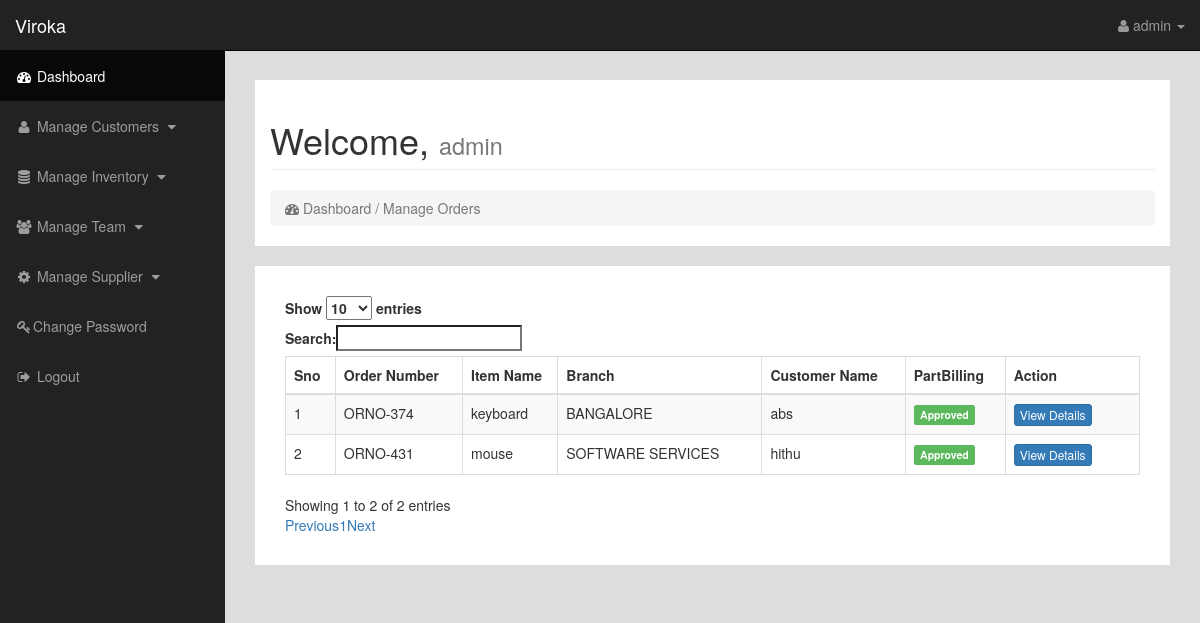
Page /account_manage_orders.php (signed in) on the committed database.
### tables this page shows
CREATE TABLE `ordertable` (
  `ORno` int(10) NOT NULL,
  `order_num` varchar(50) NOT NULL,
  `item_id` int(15) NOT NULL,
  `order_id` int(11) NOT NULL,
  `supplier` varchar(50) NOT NULL,
  `qty` int(15) NOT NULL,
  `price` bigint(25) NOT NULL,
  `Branch` varchar(30) NOT NULL,
  `team_id` int(15) NOT NULL,
  `SalesManager` varchar(30) NOT NULL,
  `BrandSpl` varchar(30) NOT NULL,
  `OrderType` varchar(30) NOT NULL,
  `CostPOno` varchar(50) NOT NULL,
  `CustPOdate` date NOT NULL,
  `ORNSubDate` date NOT NULL,
  `DeliveryCommitted` date NOT NULL,
  `OrderValue` float NOT NULL,
  `c_id` int(6) NOT NULL,
  `username` varchar(100) NOT NULL
);

CREATE TABLE `inventory` (
  `item_id` int(11) NOT NULL,
  `supplier_id` int(11) NOT NULL,
  `item_no` varchar(30) NOT NULL,
  `item_name` varchar(30) NOT NULL,
  `model` varchar(30) NOT NULL,
  `Qty` int(10) NOT NULL,
  `Rate` int(20) NOT NULL
);

CREATE TABLE `customertable` (
  `c_id` int(15) NOT NULL,
  `cname` text NOT NULL,
  `iseg` text NOT NULL,
  `route` varchar(30) NOT NULL,
  `ctype` varchar(20) NOT NULL,
  `designation` varchar(30) NOT NULL,
  `email` varchar(50) NOT NULL,
  `mobile` bigint(15) NOT NULL,
  `address` varchar(100) NOT NULL,
  `date_registered` timestamp NOT NULL DEFAULT CURRENT_TIMESTAMP ON UPDATE CURRENT_TIMESTAMP,
  `username` varchar(50) NOT NULL
);

### account_manage_orders.php (the view, shortened to what this page needs)
<!DOCTYPE html>
<html lang="en">
<head>
	<?php include("inc/head.php"); ?>
</head>
<body>
    <div id="wrapper">
		<?php include("inc/mainmenu.php"); ?>
        <div id="page-wrapper">
            <div class="container-fluid Dashboard">
                <div class="row">
                    <div class="col-lg-12">
                        <h1 class="page-header">
                             Welcome, <small><?php echo $_SESSION['username']; ?></small>
                        </h1>
                        <ol class="breadcrumb">
                            <li class="active">
                                <i class="fa fa-dashboard"></i> Dashboard / Manage Orders
                            </li>
                        </ol>
                    </div>
                </div>
			</div>
			<div class="container-fluid formarea">
                <div class="row">
                    <div class="col-lg-12">
						<table class="table table-hover table-bordered table-striped" id="supplier_table">
							<thead>
								<tr>
									<th>Sno</th>
									<th>Order Number</th>
									<th>Item Name</th>
									<th>Branch</th>
									<th>Customer Name</th>
									<th>PartBilling</th>
									<th>Action</th>
								</tr>
							</thead>
							<tbody>
								<?php
									include("inc/connection.php");
									$query = mysqli_query($con,"SELECT * FROM `ordertable` INNER JOIN `team` ON `ordertable`.team_id = `team`.team_id INNER JOIN `customertable` ON `ordertable`.c_id = `customertable`.c_id INNER JOIN `inventory` ON `ordertable`.item_id = `inventory`.item_id INNER JOIN `payment_reason` ON `ordertable`.ORno = `payment_reason`.order_id WHERE `payment_reason`.partbilling = 'Approve' AND `payment_reason`.user_role='5'") or die(mysqli_error($con));
									$i = 1;
									while($row = mysqli_fetch_array($query)){
								?>
							<tr class="record">
								<td> <?php echo $i++; ?> </td>
								<td> <?php echo $row['order_num']; ?> </td>
								<td> <?php echo $row['item_name']; ?> </td>
								<td> <?php echo $row['Branch']; ?> </td>
								<td> <?php echo $row['cname']; ?> </td>
								<td>
									<?php
										$partbilling = $row['partbilling'];
										switch ($partbilling) {
											case 'Approve':
												echo "<span class='label label-success'>Approved</span>";
												break;
										}
									 ?>
								</td>
								<td>
									<div class="btn-group">
										<a href="view_order.php?order_id=<?php echo $row[0]; ?>" data-toggle="tooltip" title="View Orders" class="btn btn-primary btn-xs">View Details</a>
									</div>
								</td>
							</tr>
							<?php } ?>
							</tbody>
						</table>
					</div>
        		</div>
			</div>
		</div>
   </div>
</body>
</html>

### css/sb-admin.css (style rules this page uses)
body { margin-top: 100px; background-color: #ddd; }
.btn-group { min-width: 100px; }
#page-wrapper { background-color: #ddd !important; }
.container-fluid.formarea { background-color: #fff; margin: 20px; padding: 30px; }
.container-fluid.Dashboard { background-color: #fff; margin: 20px; }
@media (min-width:768px) { body { margin-top: 50px; } }
#wrapper { padding-left: 0; }
#page-wrapper { width: 100%; padding: 0; background-color: #fff; }
@media (min-width:768px) { #wrapper { padding-left: 225px; } }
@media (min-width:768px) { #page-wrapper { padding: 10px; } }

### rows in the picture
ordertable: order_num "ORNO-374", item.item_name "keyboard", Branch "BANGALORE", c.cname "abs"
ordertable: order_num "ORNO-431", item.item_name "mouse", Branch "SOFTWARE SERVICES", c.cname "hithu"

### other values in the picture
$_SESSION['username'] "admin"
